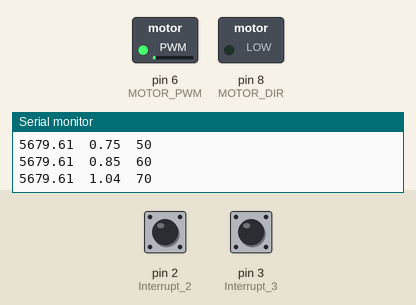
Simulated run of this sketch. Board: Arduino Uno, built with avr-gcc and run on an emulated ATmega328P. Shown: switched loads named in the sketch (green lamp = pin HIGH), the last lines printed to the serial monitor. The inputs (shaded band) are chosen by the test bench; at power-on: pin 2 (Interrupt_2) HIGH, pin 3 (Interrupt_3) HIGH.

Above: at 0.15 s.
At 16.73 s:
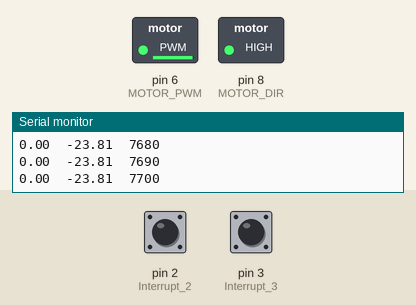
17.2 s: pin 2 (Interrupt_2) pulled LOW for 3.2 s
At 18.97 s:
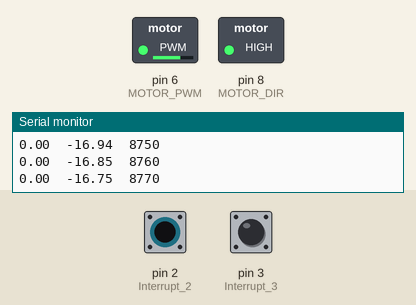
Timing chart, 0 to 27.9 s (numbered marks = the images above; inputs shaded):
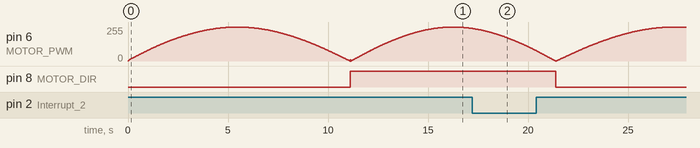

The sketch:

ard_sin_speed.ino
```cpp
// Define constants
const float WHEEL_CIRCUMFERENCE = 0.52;  // Example: wheel circumference in meters
const int ENCODER_RESOLUTION = 600;          // Example: encoder pulses per revolution
const unsigned long TIME_INTERVAL = 10;      // Example: time interval in milliseconds
int TIME_INTERVAL1 = -10;
int sample_T=10;

//motor pins
#define MOTOR_PWM 6
#define MOTOR_DIR 8
//Encoder pins
#define Interrupt_2 2
#define Interrupt_3 3


#define speed_Delay 10
volatile unsigned int temp, counter = 0;
unsigned long previousMillis = 0;


int pwmValues[] = { 0.0, 1.6, 3.2, 4.8, 6.4, 8.0, 9.6, 11.2, 12.8, 14.4, 16.0, 17.6, 19.2, 20.8, 22.4, 24.0, 25.6, 27.2, 28.8, 30.4, 32.0, 33.6, 35.2, 36.8, 38.4, 40.0, 41.6, 43.1, 44.7, 46.3, 47.9, 49.5, 51.0, 52.6, 54.2, 55.7, 57.3, 58.9, 60.4, 62.0, 63.5, 65.1, 66.6, 68.2, 69.7, 71.3, 72.8, 74.4, 75.9, 77.4, 79.0, 80.5, 82.0, 83.5, 85.0, 86.5, 88.1, 89.6, 91.1, 92.6, 94.1, 95.5, 97.0, 98.5, 100.0, 101.5, 102.9, 104.4, 105.9, 107.3, 108.8, 110.2, 111.7, 113.1, 114.6, 116.0, 117.4, 118.8, 120.3, 121.7, 123.1, 124.5, 125.9, 127.3, 128.7, 130.0, 131.4, 132.8, 134.2, 135.5, 136.9, 138.2, 139.6, 140.9, 142.3, 143.6, 144.9, 146.2, 147.5, 148.8, 150.1, 151.4, 152.7, 154.0, 155.3, 156.6, 157.8, 159.1, 160.3, 161.6, 162.8, 164.0, 165.3, 166.5, 167.7, 168.9, 170.1, 171.3, 172.5, 173.7, 174.8, 176.0, 177.2, 178.3, 179.5, 180.6, 181.7, 182.8, 184.0, 185.1, 186.2, 187.3, 188.4, 189.4, 190.5, 191.6, 192.6, 193.7, 194.7, 195.7, 196.8, 197.8, 198.8, 199.8, 200.8, 201.8, 202.8, 203.7, 204.7, 205.6, 206.6, 207.5, 208.4, 209.4, 210.3, 211.2, 212.1, 213.0, 213.8, 214.7, 215.6, 216.4, 217.3, 218.1, 218.9, 219.8, 220.6, 221.4, 222.2, 222.9, 223.7, 224.5, 225.2, 226.0, 226.7, 227.5, 228.2, 228.9, 229.6, 230.3, 231.0, 231.7, 232.3, 233.0, 233.6, 234.3, 234.9, 235.5, 236.1, 236.7, 237.3, 237.9, 238.5, 239.0, 239.6, 240.1, 240.7, 241.2, 241.7, 242.2, 242.7, 243.2, 243.7, 244.2, 244.6, 245.1, 245.5, 245.9, 246.3, 246.8, 247.2, 247.5, 247.9, 248.3, 248.7, 249.0, 249.3, 249.7, 250.0, 250.3, 250.6, 250.9, 251.2, 251.5, 251.7, 252.0, 252.2, 252.4, 252.7, 252.9, 253.1, 253.3, 253.5, 253.6, 253.8, 253.9, 254.1, 254.2, 254.3, 254.4, 254.5, 254.6, 254.7, 254.8, 254.8, 254.9, 254.9, 255.0, 255.0, 255.0, 255.0, 255.0, 255.0, 254.9, 254.9, 254.8, 254.8, 254.7, 254.6, 254.5, 254.4, 254.3, 254.2, 254.1, 253.9, 253.8, 253.6, 253.5, 253.3, 253.1, 252.9, 252.7, 252.4, 252.2, 252.0, 251.7, 251.5, 251.2, 250.9, 250.6, 250.3, 250.0, 249.7, 249.3, 249.0, 248.7, 248.3, 247.9, 247.5, 247.2, 246.8, 246.3, 245.9, 245.5, 245.1, 244.6, 244.2, 243.7, 243.2, 242.7, 242.2, 241.7, 241.2, 240.7, 240.1, 239.6, 239.0, 238.5, 237.9, 237.3, 236.7, 236.1, 235.5, 234.9, 234.3, 233.6, 233.0, 232.3, 231.7, 231.0, 230.3, 229.6, 228.9, 228.2, 227.5, 226.7, 226.0, 225.2, 224.5, 223.7, 222.9, 222.2, 221.4, 220.6, 219.8, 218.9, 218.1, 217.3, 216.4, 215.6, 214.7, 213.8, 213.0, 212.1, 211.2, 210.3, 209.4, 208.4, 207.5, 206.6, 205.6, 204.7, 203.7, 202.8, 201.8, 200.8, 199.8, 198.8, 197.8, 196.8, 195.7, 194.7, 193.7, 192.6, 191.6, 190.5, 189.4, 188.4, 187.3, 186.2, 185.1, 184.0, 182.8, 181.7, 180.6, 179.5, 178.3, 177.2, 176.0, 174.8, 173.7, 172.5, 171.3, 170.1, 168.9, 167.7, 166.5, 165.3, 164.0, 162.8, 161.6, 160.3, 159.1, 157.8, 156.6, 155.3, 154.0, 152.7, 151.4, 150.1, 148.8, 147.5, 146.2, 144.9, 143.6, 142.3, 140.9, 139.6, 138.2, 136.9, 135.5, 134.2, 132.8, 131.4, 130.0, 128.7, 127.3, 125.9, 124.5, 123.1, 121.7, 120.3, 118.8, 117.4, 116.0, 114.6, 113.1, 111.7, 110.2, 108.8, 107.3, 105.9, 104.4, 102.9, 101.5, 100.0, 98.5, 97.0, 95.5, 94.1, 92.6, 91.1, 89.6, 88.1, 86.5, 85.0, 83.5, 82.0, 80.5, 79.0, 77.4, 75.9, 74.4, 72.8, 71.3, 69.7, 68.2, 66.6, 65.1, 63.5, 62.0, 60.4, 58.9, 57.3, 55.7, 54.2, 52.6, 51.0, 49.5, 47.9, 46.3, 44.7, 43.1, 41.6, 40.0, 38.4, 36.8, 35.2, 33.6, 32.0, 30.4, 28.8, 27.2, 25.6, 24.0, 22.4, 20.8, 19.2, 17.6, 16.0, 14.4, 12.8, 11.2, 9.6, 8.0, 6.4, 4.8, 3.2, 1.6, 0.0 };
int numValues = sizeof(pwmValues) / sizeof(pwmValues[0]);

float speed = 0.0;
float voltage = 0.0;

void setup() {
  // code motor
  pinMode(MOTOR_PWM, OUTPUT);
  pinMode(MOTOR_DIR, OUTPUT);

  //encoder code

  Serial.begin(9600);
  pinMode(Interrupt_2, INPUT_PULLUP);  // internal pullup input pin 2
  pinMode(Interrupt_3, INPUT_PULLUP);  // internalเป็น pullup input pin 3
  //Setting up interrupt
  //A rising pulse from encodenren activated ai0(). AttachInterrupt 0 is DigitalPin nr 2 on moust Arduino.
  attachInterrupt(0, ai0, RISING);  // suppose to be 2
    //B rising pulse from encodenren activated ai1(). AttachInterrupt 1 is DigitalPin nr 3 on moust Arduino.
  attachInterrupt(1, ai1, RISING);  // suppose to be 3
}

void loop() {


  d1();
  d2();
}


void ai0() {
  // ai0 is activated if DigitalPin nr 2 is going from LOW to HIGH
  // Check pin 3 to determine the direction
  if (digitalRead(3) == LOW) {
    counter++;
  } else {
    counter--;
  }
}
void ai1() {
  // ai0 is activated if DigitalPin nr 3 is going from LOW to HIGH
  // Check with pin 2 to determine the direction
  if (digitalRead(2) == LOW) {
    counter--;
  } else {
    counter++;
  }
}


void d1() {

  digitalWrite(MOTOR_DIR, LOW);
  for (int i = 0; i < numValues; i++) {
    analogWrite(MOTOR_PWM, pwmValues[i]);  // Set PWM output
    delay(speed_Delay);

    unsigned long currentMillis = millis();

    // Calculate speed every TIME_INTERVAL milliseconds
    if (currentMillis - previousMillis >= TIME_INTERVAL) {
      // Calculate rotations
      counter=65534-counter;
      float rotations = counter / float(ENCODER_RESOLUTION);

      // Calculate distance traveled
      float distance = rotations * WHEEL_CIRCUMFERENCE;

      // Calculate speed (m/s)
      speed = distance / (TIME_INTERVAL / 1000.0);  // Convert milliseconds to seconds

      // Print speed
      //Serial.print("Speed: ");
      Serial.print(speed);
      Serial.print("  ");

      // Reset pulse count and update previousMillis
      counter = 0;
      previousMillis = currentMillis;
    }

    //encoder code
    // Send the value of counter


    voltage = float((pwmValues[i] * 24.0) / 255.0);
    //Serial.print("angle=");
    //Serial.print(counter);
    //Serial.print(" , ");
    //Serial.print("voltage=");
    Serial.print(voltage);
    Serial.print("  ");
    TIME_INTERVAL1= TIME_INTERVAL1 + sample_T;
    Serial.println(TIME_INTERVAL1);
  }
}
void d2() {
  digitalWrite(MOTOR_DIR, HIGH);
  for (int i = numValues; i > -1; i--) {
    analogWrite(MOTOR_PWM, pwmValues[i]);  // Set PWM output
    delay(speed_Delay);

    unsigned long currentMillis = millis();

    // Calculate speed every TIME_INTERVAL milliseconds
    if (currentMillis - previousMillis >= TIME_INTERVAL) {
      // Calculate rotations
      //counter=65534-counter;
      float rotations = counter / float(ENCODER_RESOLUTION);

      // Calculate distance traveled
      float distance = rotations * WHEEL_CIRCUMFERENCE;

      // Calculate speed (m/s)
      speed = distance / (TIME_INTERVAL / 1000.0);  // Convert milliseconds to seconds
      speed = speed * -1;
      // Print speed
      //Serial.print("Speed: ");
      Serial.print(speed );
      Serial.print("  ");

      // Reset pulse count and update previousMillis
      counter = 0;
      previousMillis = currentMillis;
    }

    //encoder code
    // Send the value of counter


    voltage = float((pwmValues[i] * 24.0) / 255.0);
    //Serial.print("angle=");
    //Serial.print(counter);
    //Serial.print(" , ");
    //Serial.print("voltage=");
    Serial.print(voltage * -1);
    Serial.print("  ");
    TIME_INTERVAL1=TIME_INTERVAL1+sample_T;
    Serial.println(TIME_INTERVAL1);
  }
}
```
